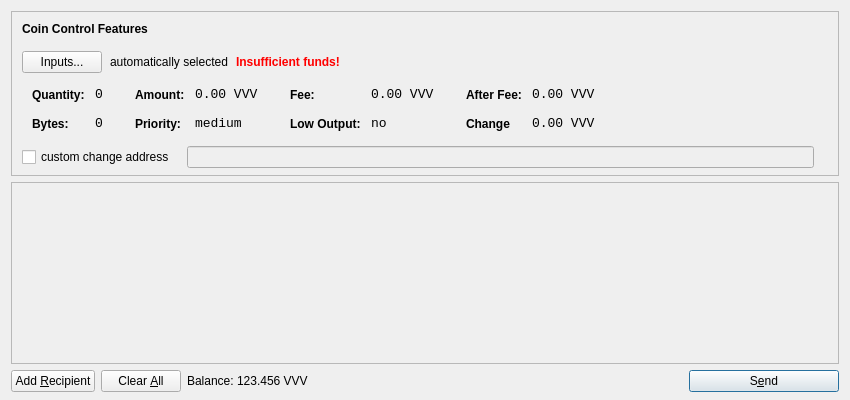
<?xml version="1.0" encoding="UTF-8"?>
<ui version="4.0">
 <class>SendCoinsDialog</class>
 <widget class="QDialog" name="SendCoinsDialog">
  <property name="geometry">
   <rect>
    <x>0</x>
    <y>0</y>
    <width>850</width>
    <height>400</height>
   </rect>
  </property>
  <property name="windowTitle">
   <string>Send Coins</string>
  </property>
  <layout class="QVBoxLayout" name="verticalLayout" stretch="0,1,0">
   <property name="bottomMargin">
    <number>8</number>
   </property>
   <item>
    <widget class="QFrame" name="frameCoinControl">
     <property name="sizePolicy">
      <sizepolicy hsizetype="Expanding" vsizetype="Expanding">
       <horstretch>0</horstretch>
       <verstretch>0</verstretch>
      </sizepolicy>
     </property>
     <property name="maximumSize">
      <size>
       <width>16777215</width>
       <height>16777215</height>
      </size>
     </property>
     <property name="frameShape">
      <enum>QFrame::StyledPanel</enum>
     </property>
     <property name="frameShadow">
      <enum>QFrame::Sunken</enum>
     </property>
     <layout class="QVBoxLayout" name="verticalLayoutCoinControl2">
      <property name="spacing">
       <number>-1</number>
      </property>
      <property name="leftMargin">
       <number>0</number>
      </property>
      <property name="topMargin">
       <number>0</number>
      </property>
      <property name="rightMargin">
       <number>0</number>
      </property>
      <property name="bottomMargin">
       <number>6</number>
      </property>
      <item>
       <layout class="QVBoxLayout" name="verticalLayoutCoinControl" stretch="0,0,0,0,1">
        <property name="spacing">
         <number>0</number>
        </property>
        <property name="leftMargin">
         <number>10</number>
        </property>
        <property name="topMargin">
         <number>10</number>
        </property>
        <item>
         <layout class="QHBoxLayout" name="horizontalLayoutCoinControl1">
          <property name="bottomMargin">
           <number>15</number>
          </property>
          <item>
           <widget class="QLabel" name="labelCoinControlFeatures">
            <property name="sizePolicy">
             <sizepolicy hsizetype="Preferred" vsizetype="Maximum">
              <horstretch>0</horstretch>
              <verstretch>0</verstretch>
             </sizepolicy>
            </property>
            <property name="font">
             <font>
              <weight>75</weight>
              <bold>true</bold>
             </font>
            </property>
            <property name="styleSheet">
             <string notr="true">font-weight:bold;</string>
            </property>
            <property name="text">
             <string>Coin Control Features</string>
            </property>
           </widget>
          </item>
         </layout>
        </item>
        <item>
         <layout class="QHBoxLayout" name="horizontalLayoutCoinControl2" stretch="0,0,0,0">
          <property name="spacing">
           <number>8</number>
          </property>
          <property name="bottomMargin">
           <number>10</number>
          </property>
          <item>
           <widget class="QPushButton" name="pushButtonCoinControl">
            <property name="styleSheet">
             <string notr="true"/>
            </property>
            <property name="text">
             <string>Inputs...</string>
            </property>
           </widget>
          </item>
          <item>
           <widget class="QLabel" name="labelCoinControlAutomaticallySelected">
            <property name="text">
             <string>automatically selected</string>
            </property>
            <property name="margin">
             <number>5</number>
            </property>
           </widget>
          </item>
          <item>
           <widget class="QLabel" name="labelCoinControlInsuffFunds">
            <property name="font">
             <font>
              <weight>75</weight>
              <bold>true</bold>
             </font>
            </property>
            <property name="styleSheet">
             <string notr="true">color:red;font-weight:bold;</string>
            </property>
            <property name="text">
             <string>Insufficient funds!</string>
            </property>
            <property name="margin">
             <number>5</number>
            </property>
           </widget>
          </item>
          <item>
           <spacer name="horizontalSpacerCoinControl">
            <property name="orientation">
             <enum>Qt::Horizontal</enum>
            </property>
            <property name="sizeHint" stdset="0">
             <size>
              <width>40</width>
              <height>1</height>
             </size>
            </property>
           </spacer>
          </item>
         </layout>
        </item>
        <item>
         <widget class="QWidget" name="widgetCoinControl" native="true">
          <property name="sizePolicy">
           <sizepolicy hsizetype="Preferred" vsizetype="Preferred">
            <horstretch>0</horstretch>
            <verstretch>0</verstretch>
           </sizepolicy>
          </property>
          <property name="minimumSize">
           <size>
            <width>0</width>
            <height>0</height>
           </size>
          </property>
          <property name="styleSheet">
           <string notr="true"/>
          </property>
          <layout class="QHBoxLayout" name="horizontalLayoutCoinControl5">
           <property name="margin">
            <number>0</number>
           </property>
           <item>
            <layout class="QHBoxLayout" name="horizontalLayoutCoinControl3" stretch="0,0,0,1">
             <property name="spacing">
              <number>20</number>
             </property>
             <property name="topMargin">
              <number>0</number>
             </property>
             <property name="bottomMargin">
              <number>10</number>
             </property>
             <item>
              <layout class="QFormLayout" name="formLayoutCoinControl1">
               <property name="horizontalSpacing">
                <number>10</number>
               </property>
               <property name="verticalSpacing">
                <number>14</number>
               </property>
               <property name="leftMargin">
                <number>10</number>
               </property>
               <property name="topMargin">
                <number>4</number>
               </property>
               <property name="rightMargin">
                <number>6</number>
               </property>
               <item row="0" column="0">
                <widget class="QLabel" name="labelCoinControlQuantityText">
                 <property name="styleSheet">
                  <string notr="true">font-weight:bold;</string>
                 </property>
                 <property name="text">
                  <string>Quantity:</string>
                 </property>
                 <property name="margin">
                  <number>0</number>
                 </property>
                </widget>
               </item>
               <item row="0" column="1">
                <widget class="QLabel" name="labelCoinControlQuantity">
                 <property name="font">
                  <font>
                   <family>Monospace</family>
                   <pointsize>10</pointsize>
                  </font>
                 </property>
                 <property name="cursor">
                  <cursorShape>IBeamCursor</cursorShape>
                 </property>
                 <property name="contextMenuPolicy">
                  <enum>Qt::ActionsContextMenu</enum>
                 </property>
                 <property name="text">
                  <string>0</string>
                 </property>
                 <property name="margin">
                  <number>0</number>
                 </property>
                 <property name="textInteractionFlags">
                  <set>Qt::LinksAccessibleByMouse|Qt::TextSelectableByKeyboard|Qt::TextSelectableByMouse</set>
                 </property>
                </widget>
               </item>
               <item row="1" column="0">
                <widget class="QLabel" name="labelCoinControlBytesText">
                 <property name="styleSheet">
                  <string notr="true">font-weight:bold;</string>
                 </property>
                 <property name="text">
                  <string>Bytes:</string>
                 </property>
                </widget>
               </item>
               <item row="1" column="1">
                <widget class="QLabel" name="labelCoinControlBytes">
                 <property name="font">
                  <font>
                   <family>Monospace</family>
                   <pointsize>10</pointsize>
                  </font>
                 </property>
                 <property name="cursor">
                  <cursorShape>IBeamCursor</cursorShape>
                 </property>
                 <property name="contextMenuPolicy">
                  <enum>Qt::ActionsContextMenu</enum>
                 </property>
                 <property name="text">
                  <string>0</string>
                 </property>
                 <property name="textInteractionFlags">
                  <set>Qt::LinksAccessibleByMouse|Qt::TextSelectableByKeyboard|Qt::TextSelectableByMouse</set>
                 </property>
                </widget>
               </item>
              </layout>
             </item>
             <item>
              <layout class="QFormLayout" name="formLayoutCoinControl2">
               <property name="horizontalSpacing">
                <number>10</number>
               </property>
               <property name="verticalSpacing">
                <number>14</number>
               </property>
               <property name="leftMargin">
                <number>6</number>
               </property>
               <property name="topMargin">
                <number>4</number>
               </property>
               <property name="rightMargin">
                <number>6</number>
               </property>
               <item row="0" column="0">
                <widget class="QLabel" name="labelCoinControlAmountText">
                 <property name="styleSheet">
                  <string notr="true">font-weight:bold;</string>
                 </property>
                 <property name="text">
                  <string>Amount:</string>
                 </property>
                 <property name="margin">
                  <number>0</number>
                 </property>
                </widget>
               </item>
               <item row="0" column="1">
                <widget class="QLabel" name="labelCoinControlAmount">
                 <property name="font">
                  <font>
                   <family>Monospace</family>
                   <pointsize>10</pointsize>
                  </font>
                 </property>
                 <property name="cursor">
                  <cursorShape>IBeamCursor</cursorShape>
                 </property>
                 <property name="contextMenuPolicy">
                  <enum>Qt::ActionsContextMenu</enum>
                 </property>
                 <property name="text">
                  <string>0.00 VVV</string>
                 </property>
                 <property name="textInteractionFlags">
                  <set>Qt::LinksAccessibleByMouse|Qt::TextSelectableByKeyboard|Qt::TextSelectableByMouse</set>
                 </property>
                </widget>
               </item>
               <item row="1" column="0">
                <widget class="QLabel" name="labelCoinControlPriorityText">
                 <property name="styleSheet">
                  <string notr="true">font-weight:bold;</string>
                 </property>
                 <property name="text">
                  <string>Priority:</string>
                 </property>
                </widget>
               </item>
               <item row="1" column="1">
                <widget class="QLabel" name="labelCoinControlPriority">
                 <property name="font">
                  <font>
                   <family>Monospace</family>
                   <pointsize>10</pointsize>
                  </font>
                 </property>
                 <property name="cursor">
                  <cursorShape>IBeamCursor</cursorShape>
                 </property>
                 <property name="contextMenuPolicy">
                  <enum>Qt::ActionsContextMenu</enum>
                 </property>
                 <property name="text">
                  <string>medium</string>
                 </property>
                 <property name="textInteractionFlags">
                  <set>Qt::LinksAccessibleByMouse|Qt::TextSelectableByKeyboard|Qt::TextSelectableByMouse</set>
                 </property>
                </widget>
               </item>
              </layout>
             </item>
             <item>
              <layout class="QFormLayout" name="formLayoutCoinControl3">
               <property name="horizontalSpacing">
                <number>10</number>
               </property>
               <property name="verticalSpacing">
                <number>14</number>
               </property>
               <property name="leftMargin">
                <number>6</number>
               </property>
               <property name="topMargin">
                <number>4</number>
               </property>
               <property name="rightMargin">
                <number>6</number>
               </property>
               <item row="0" column="0">
                <widget class="QLabel" name="labelCoinControlFeeText">
                 <property name="styleSheet">
                  <string notr="true">font-weight:bold;</string>
                 </property>
                 <property name="text">
                  <string>Fee:</string>
                 </property>
                 <property name="margin">
                  <number>0</number>
                 </property>
                </widget>
               </item>
               <item row="0" column="1">
                <widget class="QLabel" name="labelCoinControlFee">
                 <property name="font">
                  <font>
                   <family>Monospace</family>
                   <pointsize>10</pointsize>
                  </font>
                 </property>
                 <property name="cursor">
                  <cursorShape>IBeamCursor</cursorShape>
                 </property>
                 <property name="contextMenuPolicy">
                  <enum>Qt::ActionsContextMenu</enum>
                 </property>
                 <property name="text">
                  <string>0.00 VVV</string>
                 </property>
                 <property name="textInteractionFlags">
                  <set>Qt::LinksAccessibleByMouse|Qt::TextSelectableByKeyboard|Qt::TextSelectableByMouse</set>
                 </property>
                </widget>
               </item>
               <item row="1" column="0">
                <widget class="QLabel" name="labelCoinControlLowOutputText">
                 <property name="styleSheet">
                  <string notr="true">font-weight:bold;</string>
                 </property>
                 <property name="text">
                  <string>Low Output:</string>
                 </property>
                </widget>
               </item>
               <item row="1" column="1">
                <widget class="QLabel" name="labelCoinControlLowOutput">
                 <property name="font">
                  <font>
                   <family>Monospace</family>
                   <pointsize>10</pointsize>
                  </font>
                 </property>
                 <property name="cursor">
                  <cursorShape>IBeamCursor</cursorShape>
                 </property>
                 <property name="contextMenuPolicy">
                  <enum>Qt::ActionsContextMenu</enum>
                 </property>
                 <property name="text">
                  <string>no</string>
                 </property>
                 <property name="textInteractionFlags">
                  <set>Qt::LinksAccessibleByMouse|Qt::TextSelectableByKeyboard|Qt::TextSelectableByMouse</set>
                 </property>
                </widget>
               </item>
              </layout>
             </item>
             <item>
              <layout class="QFormLayout" name="formLayoutCoinControl4">
               <property name="horizontalSpacing">
                <number>10</number>
               </property>
               <property name="verticalSpacing">
                <number>14</number>
               </property>
               <property name="leftMargin">
                <number>6</number>
               </property>
               <property name="topMargin">
                <number>4</number>
               </property>
               <property name="rightMargin">
                <number>6</number>
               </property>
               <item row="0" column="0">
                <widget class="QLabel" name="labelCoinControlAfterFeeText">
                 <property name="styleSheet">
                  <string notr="true">font-weight:bold;</string>
                 </property>
                 <property name="text">
                  <string>After Fee:</string>
                 </property>
                 <property name="margin">
                  <number>0</number>
                 </property>
                </widget>
               </item>
               <item row="0" column="1">
                <widget class="QLabel" name="labelCoinControlAfterFee">
                 <property name="font">
                  <font>
                   <family>Monospace</family>
                   <pointsize>10</pointsize>
                  </font>
                 </property>
                 <property name="cursor">
                  <cursorShape>IBeamCursor</cursorShape>
                 </property>
                 <property name="contextMenuPolicy">
                  <enum>Qt::ActionsContextMenu</enum>
                 </property>
                 <property name="text">
                  <string>0.00 VVV</string>
                 </property>
                 <property name="textInteractionFlags">
                  <set>Qt::LinksAccessibleByMouse|Qt::TextSelectableByKeyboard|Qt::TextSelectableByMouse</set>
                 </property>
                </widget>
               </item>
               <item row="1" column="0">
                <widget class="QLabel" name="labelCoinControlChangeText">
                 <property name="styleSheet">
                  <string notr="true">font-weight:bold;</string>
                 </property>
                 <property name="text">
                  <string>Change</string>
                 </property>
                </widget>
               </item>
               <item row="1" column="1">
                <widget class="QLabel" name="labelCoinControlChange">
                 <property name="font">
                  <font>
                   <family>Monospace</family>
                   <pointsize>10</pointsize>
                  </font>
                 </property>
                 <property name="cursor">
                  <cursorShape>IBeamCursor</cursorShape>
                 </property>
                 <property name="contextMenuPolicy">
                  <enum>Qt::ActionsContextMenu</enum>
                 </property>
                 <property name="text">
                  <string>0.00 VVV</string>
                 </property>
                 <property name="textInteractionFlags">
                  <set>Qt::LinksAccessibleByMouse|Qt::TextSelectableByKeyboard|Qt::TextSelectableByMouse</set>
                 </property>
                </widget>
               </item>
              </layout>
             </item>
            </layout>
           </item>
          </layout>
         </widget>
        </item>
        <item>
         <layout class="QHBoxLayout" name="horizontalLayoutCoinControl4" stretch="0,0,0">
          <property name="spacing">
           <number>12</number>
          </property>
          <property name="sizeConstraint">
           <enum>QLayout::SetDefaultConstraint</enum>
          </property>
          <property name="topMargin">
           <number>5</number>
          </property>
          <property name="rightMargin">
           <number>5</number>
          </property>
          <item>
           <widget class="QCheckBox" name="checkBoxCoinControlChange">
            <property name="text">
             <string>custom change address</string>
            </property>
           </widget>
          </item>
          <item>
           <widget class="QLineEdit" name="lineEditCoinControlChange">
            <property name="enabled">
             <bool>false</bool>
            </property>
            <property name="sizePolicy">
             <sizepolicy hsizetype="Expanding" vsizetype="Fixed">
              <horstretch>0</horstretch>
              <verstretch>0</verstretch>
             </sizepolicy>
            </property>
           </widget>
          </item>
          <item>
           <widget class="QLabel" name="labelCoinControlChangeLabel">
            <property name="sizePolicy">
             <sizepolicy hsizetype="Preferred" vsizetype="Expanding">
              <horstretch>0</horstretch>
              <verstretch>0</verstretch>
             </sizepolicy>
            </property>
            <property name="minimumSize">
             <size>
              <width>0</width>
              <height>0</height>
             </size>
            </property>
            <property name="text">
             <string/>
            </property>
            <property name="margin">
             <number>3</number>
            </property>
           </widget>
          </item>
         </layout>
        </item>
        <item>
         <spacer name="verticalSpacerCoinControl">
          <property name="orientation">
           <enum>Qt::Vertical</enum>
          </property>
          <property name="sizeHint" stdset="0">
           <size>
            <width>800</width>
            <height>1</height>
           </size>
          </property>
         </spacer>
        </item>
       </layout>
      </item>
     </layout>
    </widget>
   </item>
   <item>
    <widget class="QScrollArea" name="scrollArea">
     <property name="widgetResizable">
      <bool>true</bool>
     </property>
     <widget class="QWidget" name="scrollAreaWidgetContents">
      <property name="geometry">
       <rect>
        <x>0</x>
        <y>0</y>
        <width>830</width>
        <height>165</height>
       </rect>
      </property>
      <layout class="QVBoxLayout" name="verticalLayout_2">
       <property name="margin">
        <number>0</number>
       </property>
       <item>
        <layout class="QVBoxLayout" name="entries">
         <property name="spacing">
          <number>6</number>
         </property>
        </layout>
       </item>
       <item>
        <spacer name="verticalSpacer">
         <property name="orientation">
          <enum>Qt::Vertical</enum>
         </property>
         <property name="sizeHint" stdset="0">
          <size>
           <width>20</width>
           <height>40</height>
          </size>
         </property>
        </spacer>
       </item>
      </layout>
     </widget>
    </widget>
   </item>
   <item>
    <layout class="QHBoxLayout" name="horizontalLayout">
     <item>
      <widget class="QPushButton" name="addButton">
       <property name="toolTip">
        <string>Send to multiple recipients at once</string>
       </property>
       <property name="text">
        <string>Add &amp;Recipient</string>
       </property>
       <property name="icon">
        <iconset resource="../bitcoin.qrc">
         <normaloff>:/icons/add</normaloff>:/icons/add</iconset>
       </property>
       <property name="autoDefault">
        <bool>false</bool>
       </property>
      </widget>
     </item>
     <item>
      <widget class="QPushButton" name="clearButton">
       <property name="sizePolicy">
        <sizepolicy hsizetype="Minimum" vsizetype="Fixed">
         <horstretch>0</horstretch>
         <verstretch>0</verstretch>
        </sizepolicy>
       </property>
       <property name="toolTip">
        <string>Remove all transaction fields</string>
       </property>
       <property name="text">
        <string>Clear &amp;All</string>
       </property>
       <property name="icon">
        <iconset resource="../bitcoin.qrc">
         <normaloff>:/icons/remove</normaloff>:/icons/remove</iconset>
       </property>
       <property name="autoRepeatDelay">
        <number>300</number>
       </property>
       <property name="autoDefault">
        <bool>false</bool>
       </property>
      </widget>
     </item>
     <item>
      <layout class="QHBoxLayout" name="horizontalLayout_2">
       <property name="spacing">
        <number>3</number>
       </property>
       <item>
        <widget class="QLabel" name="label">
         <property name="sizePolicy">
          <sizepolicy hsizetype="Preferred" vsizetype="Fixed">
           <horstretch>0</horstretch>
           <verstretch>0</verstretch>
          </sizepolicy>
         </property>
         <property name="text">
          <string>Balance:</string>
         </property>
        </widget>
       </item>
       <item>
        <widget class="QLabel" name="labelBalance">
         <property name="sizePolicy">
          <sizepolicy hsizetype="Preferred" vsizetype="Fixed">
           <horstretch>0</horstretch>
           <verstretch>0</verstretch>
          </sizepolicy>
         </property>
         <property name="cursor">
          <cursorShape>IBeamCursor</cursorShape>
         </property>
         <property name="text">
          <string>123.456 VVV</string>
         </property>
         <property name="textInteractionFlags">
          <set>Qt::LinksAccessibleByMouse|Qt::TextSelectableByKeyboard|Qt::TextSelectableByMouse</set>
         </property>
        </widget>
       </item>
      </layout>
     </item>
     <item>
      <spacer name="horizontalSpacer">
       <property name="orientation">
        <enum>Qt::Horizontal</enum>
       </property>
       <property name="sizeHint" stdset="0">
        <size>
         <width>40</width>
         <height>20</height>
        </size>
       </property>
      </spacer>
     </item>
     <item>
      <widget class="QPushButton" name="sendButton">
       <property name="minimumSize">
        <size>
         <width>150</width>
         <height>0</height>
        </size>
       </property>
       <property name="toolTip">
        <string>Confirm the send action</string>
       </property>
       <property name="text">
        <string>S&amp;end</string>
       </property>
       <property name="icon">
        <iconset resource="../bitcoin.qrc">
         <normaloff>:/icons/send</normaloff>:/icons/send</iconset>
       </property>
       <property name="default">
        <bool>true</bool>
       </property>
      </widget>
     </item>
    </layout>
   </item>
  </layout>
 </widget>
 <resources>
  <include location="../bitcoin.qrc"/>
 </resources>
 <connections/>
</ui>
